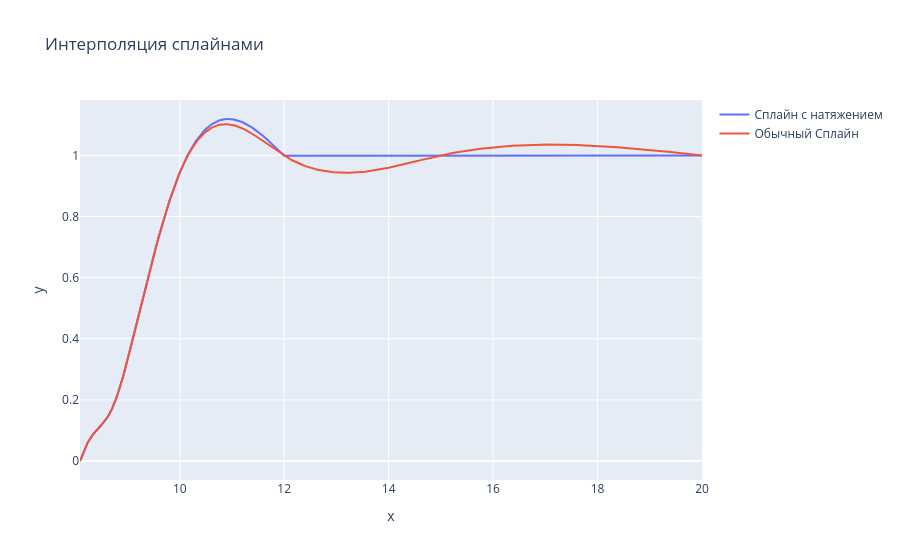

The cell this chart's notebook holds for it:
### Markdown cell above
## Постановка задачи

Дана сеточная функция:
$$
\{ (x_i, y_i) \}_{i=0}^{n-1}, \quad a = x_0 < x_1 < \dots < x_{n-1} = b
$$
где $n$ — количество узлов интерполяции.

Требуется построить интерполяционный сплайн $S(x)$ с натяжением, удовлетворяющий условиям:

1. **Интерполяция:**
   $$
   S(x_i) = y_i, \quad i = 0,\dots,n-1
   $$

2. **Гладкость:**
   $$
   S(x) \in C^2[a,b]
   $$

3. **Граничные условия:** естественные сплайны
   $$
   S''(x_0) = S''(x_{n-1}) = 0
   $$

## Математическая модель

### 1. Весовые коэффициенты (модификация для натяжения)

Для каждого внутреннего узла $x_i$, $i=1,\dots,n-2$, вычисляются вспомогательные величины:

- Шаги сетки:
  $$
  h_i = x_{i+1} - x_i, \quad i=0,\dots,n-2
  $$

- Отношения наклонов:
  $$
  s_i = \frac{y_{i+1} - y_i}{h_i}, \quad i=0,\dots,n-2
  $$

- Вспомогательные параметры для $i=1,\dots,n-2$:
  $$
  L_i = \left( \frac{s_{i-1}}{s_i} - 2 \right) \frac{h_i}{h_{i-1}}
  $$
  $$
  U_i = 
  \begin{cases}
  \frac{1}{\left( \frac{s_i}{s_{i-1}} - 2 \right) \frac{h_{i-1}}{h_i}}, & \text{если знаменатель } > 0 \\
  +\infty, & \text{иначе}
  \end{cases}
  $$

- Промежуточный коэффициент:
  $$
  r_i = 
  \begin{cases}
  \max(1, L_i), & L_i > 0 \\
  1, & L_i \le 0
  \end{cases}
  $$
  $$
  r_i = \min(r_i, U_i)
  $$

- Весовые коэффициенты (рекуррентно):
  $$
  w_0 = 1, \quad w_1 = 1
  $$
  $$
  w_{i+1} = w_i \cdot r_i, \quad i=1,\dots,n-2
  $$

### 2. Система уравнений для моментов

Искомый сплайн на отрезке $[x_i, x_{i+1}]$ имеет вид:
$$
S_i(x) = \frac{M_i}{6h_i}(x_{i+1}-x)^3 + \frac{M_{i+1}}{6h_i}(x-x_i)^3 + 
\left(y_i - \frac{M_i h_i^2}{6}\right)\frac{x_{i+1}-x}{h_i} + 
\left(y_{i+1} - \frac{M_{i+1} h_i^2}{6}\right)\frac{x-x_i}{h_i}
$$
где $M_i = S''(x_i)$ — неизвестные моменты.

Система для определения $M_i$ ($i=0,\dots,n-1$):

$$
\begin{cases}
M_0 = 0 \\
\frac{w_i h_{i-1}}{6}M_{i-1} + \frac{w_i h_{i-1} + w_{i+1} h_i}{3}M_i + \frac{w_{i+1} h_i}{6}M_{i+1} = w_{i+1}\frac{y_{i+1}-y_i}{h_i} - w_i\frac{y_i-y_{i-1}}{h_{i-1}}, \\
\quad i=1,\dots,n-2 \\
M_{n-1} = 0
\end{cases}
$$

В матричной форме:
$$
\mathbf{C} \mathbf{M} = \mathbf{d}
$$
где для $i=1,\dots,n-2$:
$$
\begin{aligned}
C_{i,i-1} &= \frac{w_i h_{i-1}}{6} \\
C_{i,i} &= \frac{w_i h_{i-1} + w_{i+1} h_i}{3} \\
C_{i,i+1} &= \frac{w_{i+1} h_i}{6} \\
d_i &= w_{i+1}\frac{y_{i+1}-y_i}{h_i} - w_i\frac{y_i-y_{i-1}}{h_{i-1}}
\end{aligned}
$$
и $C_{0,0}=C_{n-1,n-1}=1$, $d_0=d_{n-1}=0$.

### 3. Частный случай — кубический сплайн

При $w_i \equiv 1$ получаем классический кубический сплайн:
$$
\frac{h_{i-1}}{6}M_{i-1} + \frac{h_{i-1}+h_i}{3}M_i + \frac{h_i}{6}M_{i+1} = \frac{y_{i+1}-y_i}{h_i} - \frac{y_i-y_{i-1}}{h_{i-1}}
$$

### 4. Вычисление значений сплайна

После решения системы и нахождения $M_i$, значение в произвольной точке $x \in [x_i, x_{i+1}]$:
$$
\begin{aligned}
S(x) &= \frac{M_i}{6h_i}(x_{i+1}-x)^3 + \frac{M_{i+1}}{6h_i}(x-x_i)^3 \\
&+ \left(y_i - \frac{M_i h_i^2}{6}\right)\frac{x_{i+1}-x}{h_i} + \left(y_{i+1} - \frac{M_{i+1} h_i^2}{6}\right)\frac{x-x_i}{h_i}
\end{aligned}
$$

## Алгоритм

1. **Вход:** узлы $(x_i, y_i)$, флаг вычисления весов
2. **Вычисление весов** (если требуется):
   - Вычислить $h_i$, $s_i$
   - Вычислить $r_i$ с ограничениями
   - Рекуррентно вычислить $w_i$
3. **Построение матрицы системы:**
   - Заполнить трёхдиагональную матрицу $\mathbf{C}$
   - Заполнить правую часть $\mathbf{d}$
4. **Решение системы:** $\mathbf{M} = \mathbf{C}^{-1}\mathbf{d}$
5. **Вычисление сплайна:**
   - Для каждого отрезка $[x_i, x_{i+1}]$
   - Вычислить значения по формуле (4) в равномерных точках отрезка
6. **Выход:** массивы координат сплайна

### Code cell
import numpy as np
import plotly.graph_objects as go

def f(x):
    # return np.exp(x) * x
    # return np.sign(x)\
    return np.exp(x)*np.sin(np.pi*x) + 2


def f_double_prime(x):
    return np.exp(x) * ( (1 - np.pi**2) * np.sin(np.pi * x) + 2 * np.pi * np.cos(np.pi * x) )

# Внутри функции splain:



# def compute_w(x, y):
#     h = np.diff(x)
#     s = np.diff(y) / h
#     w = [1, 1] 
#     for i in range(1, len(h)):
#         L = (s[i-1]/s[i] - 2) * (h[i]/h[i-1])
#         coef = (s[i]/s[i-1] - 2) * (h[i-1]/h[i])
#         U = np.inf if coef <= 0 else 1.0 / coef
#         ri = max(1.0, L) if L > 0 else 1.0
#         if ri > U:
#             ri = U
#         w.append(w[-1] * ri)
#     return np.array(w)


def compute_w(x, y):
    h = np.diff(x)
    s = np.diff(y) / h
    eps = 0

    w = [1,1] 
    for i in range(1, len(h)):
        if abs(s[i]) < eps:
            ri = 1.0
        else:
            L = (s[i-1]/(s[i] + eps) - 2) * (h[i]/h[i-1])
            coef = (s[i]/(s[i-1] + eps) - 2) * (h[i-1]/h[i])
            U = np.inf if coef <= 0 else 1.0 / (coef + eps)
            ri = max(1.0, L) if L > 0 else 1.0
            if ri > U:
                ri = U
        
        w.append(w[-1] * ri ) 
    
    return np.array(w) 



def splain(x_nodes,y_nodes,is_compute_weights=True,weights_input=None):
    n_points = len(x_nodes)  
    h_arr = np.diff(x_nodes) 

    if is_compute_weights:
        weights = compute_w(x_nodes, y_nodes)
    # else:
    #     weights = np.ones(len(x_nodes))

    if weights_input is not None:
        weights = weights_input
    # weights = [1.,  1. ,     1.,    1., 1.,   1.,  1.,   1.,   1.,    1.,      0.00001, 1.,      0.00001, 1.,      1.,      1.,      1.,      1.,    1.,      1.]
    weights[5] = 1
    

    C = np.zeros((n_points, n_points))
    d = np.zeros(n_points)

    C[0, 0] = 1
    C[n_points-1, n_points-1] = 1
    d[0] = 0
    d[n_points-1] = 0
    # d[0] = f_double_prime(x_nodes[0])
    # d[n_points-1] = f_double_prime(x_nodes[-1])

    for i in range(1, n_points-1):
        C[i, i-1] = weights[i] * h_arr[i-1] / 6
        C[i, i] = (weights[i] * h_arr[i-1] + weights[i+1] * h_arr[i]) / 3
        C[i, i+1] = weights[i+1] * h_arr[i] / 6
        d[i] = (weights[i+1] * (y_nodes[i+1] - y_nodes[i]) / h_arr[i] - 
                weights[i] * (y_nodes[i] - y_nodes[i-1]) / h_arr[i-1])

    M = np.linalg.solve(C, d)
    # M[0] = 1
    # M[-1] = 1

    n_spline_points = 100
    my_spline_x = []
    my_spline_y = []
    x_hist = []


    for i in range(1, n_points):
        x_start = x_nodes[i-1]
        x_end = x_nodes[i]
        h = h_arr[i-1]
        
        x_local = np.linspace(x_start, x_end, n_spline_points)
        
        for x in x_local:
            term1 = M[i-1] * ((x_end - x)**3) / (6 * h)
            term2 = M[i] * ((x - x_start)**3) / (6 * h)
            term3 = (y_nodes[i-1] - M[i-1] * h**2 / 6) * (x_end - x) / h
            term4 = (y_nodes[i] - M[i] * h**2 / 6) * (x - x_start) / h
            
            y_spline = term1 + term2 + term3 + term4
            my_spline_x.append(x)
            my_spline_y.append(y_spline)
            x_hist.append(x)

    return my_spline_x, my_spline_y, x_hist,weights


x_nodes = np.array([8.09, 8.19, 8.7, 9.2, 10, 12, 15, 20])
y_nodes = np.array([2.76429e-5, 4.37498e-2, 0.169183, 0.469428, 
                        0.94374, 0.998636, 0.999916, 0.999994])



# a = 0
# b = 1
# n_points = 5
# x_nodes = np.linspace(a, b, n_points)
# y_nodes = f(x_nodes)


# x_acc = np.linspace(a, b, 100)
# y_acc = f(x_acc)
splain_tension_x, splain_tension_y,_, w= splain(x_nodes, y_nodes,is_compute_weights=True)
# splain_base_x, splain_base_y,_ , w= splain(x_nodes, y_nodes,is_compute_weights=False)



fig = go.Figure()
fig.add_trace(go.Scatter(x=splain_tension_x, y=splain_tension_y,mode='lines',name='Сплайн c натяжением'))
fig.add_trace(go.Scatter(x=splain_base_x, y=splain_base_y,mode='lines',name='Обычный Сплайн'))
# fig.add_trace(go.Scatter(x=x_acc, y=y_acc,mode='lines',name='Заданная функция',marker=dict(size=8)))
fig.update_layout(title='Интерполяция сплайнами',xaxis_title='x',yaxis_title='y')
fig.show()

### Figure 1 — Plotly figure (JSON) as saved in the notebook; plotly's stock layout.template omitted (floating-point values rounded to 4 significant figures; data arrays with more than 128 entries replaced by an {"elided": "..."} marker saying what was removed)
{"data": [{"mode": "lines", "name": "Сплайн c натяжением", "type": "scatter", "x": {"elided": "700 float values"}, "y": {"elided": "700 float values"}}, {"mode": "lines", "name": "Обычный Сплайн", "type": "scatter", "x": {"elided": "700 float values"}, "y": {"elided": "700 float values"}}], "layout": {"title": {"text": "Интерполяция сплайнами"}, "xaxis": {"title": {"text": "x"}}, "yaxis": {"title": {"text": "y"}}}}
